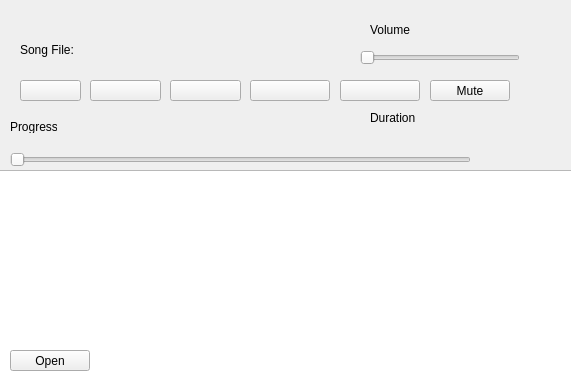
<?xml version="1.0" encoding="UTF-8"?>
<ui version="4.0">
 <class>Widget</class>
 <widget class="QWidget" name="Widget">
  <property name="geometry">
   <rect>
    <x>0</x>
    <y>0</y>
    <width>571</width>
    <height>384</height>
   </rect>
  </property>
  <property name="minimumSize">
   <size>
    <width>571</width>
    <height>384</height>
   </size>
  </property>
  <property name="maximumSize">
   <size>
    <width>571</width>
    <height>384</height>
   </size>
  </property>
  <property name="windowTitle">
   <string>MediaPlayer</string>
  </property>
  <property name="windowIcon">
   <iconset resource="Icons.qrc">
    <normaloff>:/ICO/ICO/speaker.ico</normaloff>:/ICO/ICO/speaker.ico</iconset>
  </property>
  <widget class="QLabel" name="labelFile">
   <property name="geometry">
    <rect>
     <x>20</x>
     <y>40</y>
     <width>761</width>
     <height>20</height>
    </rect>
   </property>
   <property name="text">
    <string>Song File: </string>
   </property>
  </widget>
  <widget class="QPushButton" name="pushButtonPrev">
   <property name="geometry">
    <rect>
     <x>20</x>
     <y>80</y>
     <width>61</width>
     <height>21</height>
    </rect>
   </property>
   <property name="text">
    <string/>
   </property>
  </widget>
  <widget class="QPushButton" name="pushButtonPlay">
   <property name="geometry">
    <rect>
     <x>90</x>
     <y>80</y>
     <width>71</width>
     <height>21</height>
    </rect>
   </property>
   <property name="text">
    <string/>
   </property>
  </widget>
  <widget class="QPushButton" name="pushButtonPause">
   <property name="geometry">
    <rect>
     <x>170</x>
     <y>80</y>
     <width>71</width>
     <height>21</height>
    </rect>
   </property>
   <property name="text">
    <string/>
   </property>
  </widget>
  <widget class="QPushButton" name="pushButtonStop">
   <property name="geometry">
    <rect>
     <x>250</x>
     <y>80</y>
     <width>80</width>
     <height>21</height>
    </rect>
   </property>
   <property name="text">
    <string/>
   </property>
  </widget>
  <widget class="QPushButton" name="pushButtonNext">
   <property name="geometry">
    <rect>
     <x>340</x>
     <y>80</y>
     <width>80</width>
     <height>21</height>
    </rect>
   </property>
   <property name="text">
    <string/>
   </property>
  </widget>
  <widget class="QPushButton" name="pushButtonOpen">
   <property name="geometry">
    <rect>
     <x>10</x>
     <y>350</y>
     <width>80</width>
     <height>21</height>
    </rect>
   </property>
   <property name="maximumSize">
    <size>
     <width>571</width>
     <height>244</height>
    </size>
   </property>
   <property name="text">
    <string>Open</string>
   </property>
  </widget>
  <widget class="QSlider" name="horizontalSliderVolume">
   <property name="geometry">
    <rect>
     <x>360</x>
     <y>50</y>
     <width>160</width>
     <height>16</height>
    </rect>
   </property>
   <property name="maximum">
    <number>100</number>
   </property>
   <property name="orientation">
    <enum>Qt::Horizontal</enum>
   </property>
  </widget>
  <widget class="QLabel" name="labelVolume">
   <property name="geometry">
    <rect>
     <x>370</x>
     <y>20</y>
     <width>151</width>
     <height>20</height>
    </rect>
   </property>
   <property name="text">
    <string>Volume</string>
   </property>
  </widget>
  <widget class="QSlider" name="horizontalSliderProgress">
   <property name="geometry">
    <rect>
     <x>10</x>
     <y>150</y>
     <width>461</width>
     <height>20</height>
    </rect>
   </property>
   <property name="orientation">
    <enum>Qt::Horizontal</enum>
   </property>
  </widget>
  <widget class="QLabel" name="labelProgress">
   <property name="geometry">
    <rect>
     <x>10</x>
     <y>120</y>
     <width>47</width>
     <height>13</height>
    </rect>
   </property>
   <property name="text">
    <string>Progress</string>
   </property>
  </widget>
  <widget class="QLabel" name="labelDuration">
   <property name="geometry">
    <rect>
     <x>370</x>
     <y>110</y>
     <width>101</width>
     <height>16</height>
    </rect>
   </property>
   <property name="text">
    <string>Duration</string>
   </property>
  </widget>
  <widget class="QPushButton" name="pushButtonMute">
   <property name="geometry">
    <rect>
     <x>430</x>
     <y>80</y>
     <width>80</width>
     <height>21</height>
    </rect>
   </property>
   <property name="text">
    <string>Mute</string>
   </property>
  </widget>
  <widget class="QTableView" name="tableViewPlaylist">
   <property name="geometry">
    <rect>
     <x>-5</x>
     <y>170</y>
     <width>581</width>
     <height>221</height>
    </rect>
   </property>
  </widget>
  <zorder>labelFile</zorder>
  <zorder>pushButtonPrev</zorder>
  <zorder>pushButtonPlay</zorder>
  <zorder>pushButtonPause</zorder>
  <zorder>pushButtonStop</zorder>
  <zorder>pushButtonNext</zorder>
  <zorder>horizontalSliderVolume</zorder>
  <zorder>labelVolume</zorder>
  <zorder>horizontalSliderProgress</zorder>
  <zorder>labelProgress</zorder>
  <zorder>labelDuration</zorder>
  <zorder>pushButtonMute</zorder>
  <zorder>tableViewPlaylist</zorder>
  <zorder>pushButtonOpen</zorder>
 </widget>
 <resources>
  <include location="Icons.qrc"/>
 </resources>
 <connections/>
</ui>
